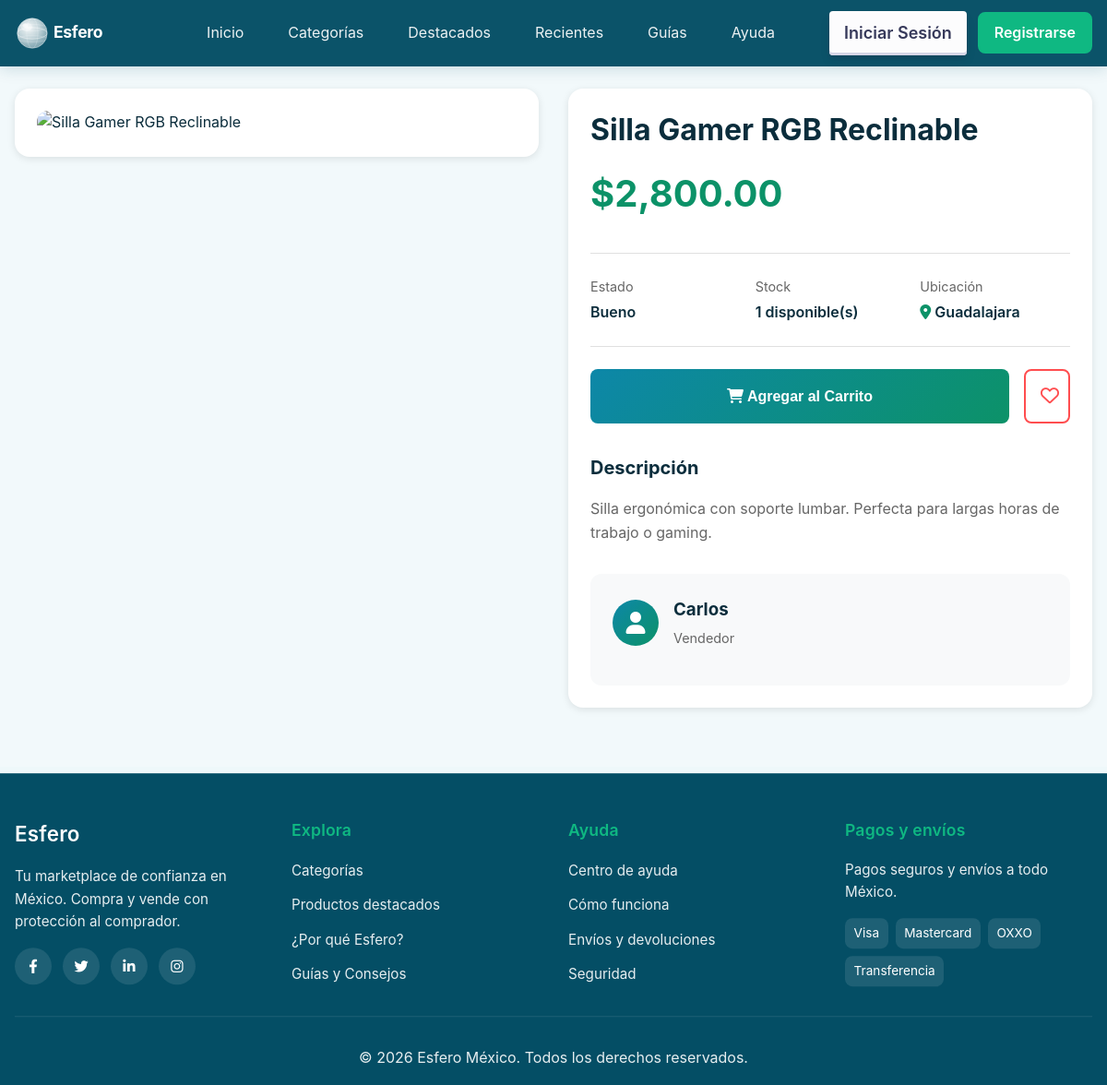
/frontend/producto.php?id=5, run on the app's committed database.
### tables this page shows
CREATE TABLE IF NOT EXISTS productos (
    id                INT AUTO_INCREMENT PRIMARY KEY,
    titulo            VARCHAR(255)    NOT NULL,
    descripcion       TEXT            DEFAULT NULL,
    precio            DECIMAL(10,2)   NOT NULL,
    precio_original   DECIMAL(10,2)   DEFAULT NULL,
    moneda            VARCHAR(10)     NOT NULL DEFAULT 'MXN',
    stock             INT             NOT NULL DEFAULT 1,
    estado_producto   ENUM('nuevo','excelente','bueno','regular','para_repuesto') NOT NULL DEFAULT 'bueno',
    categoria_id      INT             DEFAULT NULL,
    vendedor_id       INT             NOT NULL,
    activo            TINYINT(1)      NOT NULL DEFAULT 1,
    vendido           TINYINT(1)      NOT NULL DEFAULT 0,
    destacado         TINYINT(1)      NOT NULL DEFAULT 0,
    vistas            INT             NOT NULL DEFAULT 0,
    ventas_count      INT             NOT NULL DEFAULT 0,
    favoritos_count   INT             NOT NULL DEFAULT 0,
    ubicacion_estado  VARCHAR(100)    DEFAULT '',
    ubicacion_ciudad  VARCHAR(100)    DEFAULT '',
    fecha_publicacion   DATETIME      NOT NULL DEFAULT CURRENT_TIMESTAMP,
    fecha_actualizacion DATETIME      DEFAULT NULL,
    fecha_vendido       DATETIME      DEFAULT NULL,
    FOREIGN KEY (categoria_id) REFERENCES categorias(id) ON DELETE SET NULL,
    FOREIGN KEY (vendedor_id)  REFERENCES usuarios(id)   ON DELETE CASCADE,
    INDEX idx_activo    (activo),
    INDEX idx_vendido   (vendido),
    INDEX idx_destacado (destacado),
    INDEX idx_categoria (categoria_id),
    INDEX idx_vendedor  (vendedor_id)
);

CREATE TABLE IF NOT EXISTS usuarios (
    id              INT AUTO_INCREMENT PRIMARY KEY,
    email           VARCHAR(255) NOT NULL UNIQUE,
    password_hash   VARCHAR(255) NOT NULL,
    nombre          VARCHAR(100) NOT NULL,
    apellidos       VARCHAR(100) DEFAULT '',
    telefono        VARCHAR(20)  DEFAULT '',
    rol             ENUM('usuario','admin') NOT NULL DEFAULT 'usuario',
    estado          ENUM('activo','inactivo','suspendido') NOT NULL DEFAULT 'activo',
    total_ventas    INT          NOT NULL DEFAULT 0,
    fecha_registro  DATETIME     NOT NULL DEFAULT CURRENT_TIMESTAMP,
    ultimo_acceso   DATETIME     NOT NULL DEFAULT CURRENT_TIMESTAMP,
    INDEX idx_email  (email),
    INDEX idx_rol    (rol),
    INDEX idx_estado (estado)
);

### frontend/includes/api_helper.php (called while the page is built, shortened)
<?php
function get_session_user() {
    return $_SESSION['user'] ?? null;
}
function user_has_role($role) {
    $user = get_session_user();
    return $user && isset($user['rol']) && $user['rol'] === $role;
}
function is_admin() {
    return user_has_role('admin');
}

### frontend/producto.php (the view, shortened to what this page needs)
<?php
try {
    require_once __DIR__ . '/includes/api_helper.php';
} catch (Exception $e) {
    error_log("Error al cargar dependencias en producto.php: " . $e->getMessage());
    die("Error al cargar el sistema");
}
function simple_sanitize_int($value, $min = null) {
    $value = filter_var($value, FILTER_SANITIZE_NUMBER_INT);
    $value = filter_var($value, FILTER_VALIDATE_INT);
    return $value;
}
$producto_id = simple_sanitize_int($_GET['id'] ?? null, 1);
try {
    $conn = get_db_connection_php();
    $stmt = $conn->prepare("
        SELECT p.*, u.nombre as vendedor_nombre, u.email as vendedor_email,
               (SELECT url_imagen FROM imagenes_productos WHERE producto_id = p.id AND es_principal = TRUE LIMIT 1) as imagen_principal
        FROM productos p
        LEFT JOIN usuarios u ON p.vendedor_id = u.id
        WHERE p.id = ?
    ");
    $stmt->bind_param("i", $producto_id);
    $stmt->execute();
    $result = $stmt->get_result();
    $producto = $result->fetch_assoc();
} catch (Exception $e) {
    error_log("Error al cargar producto ID {$producto_id}: " . $e->getMessage());
    $_SESSION['error_message'] = 'No se pudo cargar el producto. Por favor, intenta más tarde.';
    header('Location: productos.php');
    exit;
}
$imagen_principal = $producto['imagen_principal'] ?? 'https://via.placeholder.com/800x600?text=Sin+Imagen';
?>
<!DOCTYPE html>
<html lang="es">
<head>
    <link rel="preload" href="https://cdnjs.cloudflare.com/ajax/libs/font-awesome/6.0.0/css/all.min.css" as="style" onload="this.onload=null;this.rel='stylesheet'">
    <link rel="stylesheet" href="assets/css/styles.css">
</head>
<body>
    <?php include 'components/navbar.php'; ?>
    <section style="padding: 6rem 0 4rem; background: var(--c-bg, #F2F9FB);">
        <div class="container">
            <div style="display: grid; grid-template-columns: 1fr 1fr; gap: 2rem;" id="productDetailLayout">
                <div style="order: 1;">
                    <div style="background: white; border-radius: 16px; padding: 1.5rem; margin-bottom: 1rem; box-shadow: 0 2px 8px rgba(0,0,0,0.1);">
                        <img id="mainImage" src="<?= htmlspecialchars($imagen_principal) ?>" alt="<?= htmlspecialchars($producto['titulo']) ?>" style="width: 100%; border-radius: 12px; aspect-ratio: 1/1; object-fit: cover;">
                    </div>
                </div>
                <div style="order: 2;">
                    <div style="background: white; border-radius: 16px; padding: 1.5rem; box-shadow: 0 2px 8px rgba(0,0,0,0.1);">
                        <h1 style="font-size: clamp(1.5rem, 4vw, 2rem); margin-bottom: 1rem; line-height: 1.3;"><?= htmlspecialchars($producto['titulo']) ?></h1>
                        <div style="display: flex; align-items: center; gap: 1rem; margin-bottom: 2rem; flex-wrap: wrap;">
                            <span style="font-size: clamp(1.75rem, 5vw, 2.5rem); font-weight: 700; color: #0C9268;">$<?= number_format($producto['precio'], 2) ?></span>
                        </div>
                        <div style="border-top: 1px solid #e0e0e0; border-bottom: 1px solid #e0e0e0; padding: 1.5rem 0; margin-bottom: 1.5rem;">
                            <div style="display: grid; grid-template-columns: repeat(auto-fit, minmax(150px, 1fr)); gap: 1rem;">
                                <div>
                                    <p style="color: #666; font-size: 0.9rem; margin-bottom: 0.25rem;">Estado</p>
                                    <p style="font-weight: 600;"><?= ucfirst(str_replace('_', ' ', $producto['estado_producto'])) ?></p>
                                </div>
                                <div>
                                    <p style="color: #666; font-size: 0.9rem; margin-bottom: 0.25rem;">Stock</p>
                                    <p style="font-weight: 600;"><?= $producto['stock'] ?> disponible(s)</p>
                                </div>
                                <?php if ($producto['ubicacion_ciudad']): ?>
                                <div>
                                    <p style="color: #666; font-size: 0.9rem; margin-bottom: 0.25rem;">Ubicación</p>
                                    <p style="font-weight: 600;"><i class="fas fa-map-marker-alt" style="color: #0C9268;"></i> <?= htmlspecialchars($producto['ubicacion_ciudad']) ?></p>
                                </div>
                                <?php endif; ?>
                            </div>
                        </div>
                        <?php if (!is_admin()): ?>
                        <div style="display: flex; gap: 1rem; margin-bottom: 2rem; flex-wrap: wrap;">
                            <button id="addToCartBtn" onclick="addToCart()" style="flex: 1; min-width: 200px; padding: 1rem; background: linear-gradient(135deg, #0D87A8, #0C9268); color: white; border: none; border-radius: 8px; font-size: clamp(0.9rem, 2vw, 1rem); font-weight: 600; cursor: pointer; transition: all 0.3s ease;">
                                <i class="fas fa-shopping-cart"></i> Agregar al Carrito
                            </button>
                            <button style="width: 50px; min-width: 50px; padding: 1rem; background: white; color: #ff4d4f; border: 2px solid #ff4d4f; border-radius: 8px; cursor: pointer; font-size: 1.25rem; transition: all 0.3s ease; flex-shrink: 0;">
                                <i class="far fa-heart"></i>
                            </button>
                        </div>
                        <?php else: ?>
                        <div style="background: #fff3cd; border: 1px solid #ffc107; color: #856404; padding: 1rem; border-radius: 8px; margin-bottom: 2rem; text-align: center;">
                            <i class="fas fa-info-circle"></i> Como administrador, solo puedes revisar el producto.
                        </div>
                        <?php endif; ?>
                        <?php if ($producto['descripcion']): ?>
                        <div style="margin-bottom: 2rem;">
                            <h3 style="font-size: 1.25rem; margin-bottom: 1rem;">Descripción</h3>
                            <p style="color: #666; line-height: 1.6;"><?= nl2br(htmlspecialchars($producto['descripcion'])) ?></p>
                        </div>
                        <?php endif; ?>
                        <div style="background: #f8f9fa; border-radius: 12px; padding: 1.5rem;">
                            <div style="display: flex; align-items: center; gap: 1rem; margin-bottom: 1rem;">
                                <div style="width: 50px; height: 50px; background: linear-gradient(135deg, #0D87A8, #0C9268); border-radius: 50%; display: flex; align-items: center; justify-content: center; color: white; font-size: 1.5rem;">
                                    <i class="fas fa-user"></i>
                                </div>
                                <div>
                                    <h3 style="margin-bottom: 0.25rem;"><?= htmlspecialchars($producto['vendedor_nombre']) ?></h3>
                                    <p style="color: #666; font-size: 0.9rem;">Vendedor</p>
                                </div>
                            </div>
                        </div>
                    </div>
                </div>
            </div>
        </div>
    </section>
    <?php include 'includes/footer.php'; ?>
</body>
</html>

### frontend/assets/css/styles.css (style rules this page uses)
* { margin: 0; padding: 0; box-sizing: border-box; }
:root { --c-primary: #0D87A8; --c-primary-dark: #0A6B87; --c-primary-deep: #044E65; --c-primary-light: #3BBCD8; --c-primary-pale: #E3F5FA; --c-accent: #0FB882; --c-accent-dark: #0C9268; --c-accent-pale: #E4FAF3; --c-warm: #F97316; --c-warm-dark: #EA580C; --c-bg: #F2F9FB; --c-surface: #FFFFFF; --c-surface-alt: #EBF5F9; --c-text: #0B2D3C; --c-muted: #4A7585; --c-subtle: #8BB4C0; --c-border: #C5DEE8; --c-border-light: #E0EFF5; --c-success: #10B981; --c-warning: #F59E0B; --c-error: #EF4444; --c-info: #0EA5E9; --shadow-xs: 0 1px 3px rgba(13,135,168,0.08); --shadow-sm: 0 2px 8px rgba(13,135,168,0.10), 0 1px 3px rgba(13,135,168,0.06); --shadow-md: 0 4px 16px rgba(13,135,168,0.12), 0 1px 4px rgba(13,135,168,0.07); --shadow-lg: 0 8px 30px rgba(13,135,168,0.14), 0 2px 8px rgba(13,135,168,0.07); --shadow-xl: 0 16px 50px rgba(13,135,168,0.16), 0 4px 14px rgba(13,135,168,0.08); --r-sm: 8px; --r-md: 12px; --r-lg: 18px; --r-xl: 24px; --r-pill: 9999px; --ease: cubic-bezier(0.4, 0, 0.2, 1); --ease-out: cubic-bezier(0, 0, 0.2, 1); --ease-spring: cubic-bezier(0.34, 1.56, 0.64, 1); --t-fast: 0.15s; --t-base: 0.25s; --t-slow: 0.45s; --font-sans: 'Inter', system-ui, -apple-system, BlinkMacSystemFont, 'Segoe UI', sans-serif; }
html { margin: 0; padding: 0; width: 100%; background: #044E65; scroll-behavior: smooth; }
body { font-family: var(--font-sans); line-height: 1.6; color: var(--c-text, #0B2D3C); overflow-x: hidden; background: var(--c-bg, #F2F9FB); margin: 0; padding: 0; width: 100%; max-width: 100vw; box-sizing: border-box; -webkit-font-smoothing: antialiased; -moz-osx-font-smoothing: grayscale; }
img, video, iframe { max-width: 100%; height: auto; }
* { scrollbar-width: none; scrollbar-color: transparent transparent; }
.container { width: 100%; max-width: 100%; margin: 0 auto; padding: 0 2rem; box-sizing: border-box; }
.container { width: 100%; max-width: 1200px; margin: 0 auto; padding: 0 1rem; box-sizing: border-box; }

### frontend/components/navbar.php (style rules this page uses)
body::before { content: ''; position: fixed; top: 0; left: 0; right: 0; height: env(safe-area-inset-top, 0px); background: #044E65; z-index: 10002; pointer-events: none; }
body { background-color: #EEF8FA; }

### data on the page
productos: titulo "Silla Gamer RGB Reclinable", precio "2,800.00", estado_producto "Bueno", stock "1", ubicacion_ciudad "Guadalajara", descripcion "Silla ergonómica con soporte lumbar. Perfecta para largas horas de trabajo o gaming.", vendedor.nombre "Carlos"
